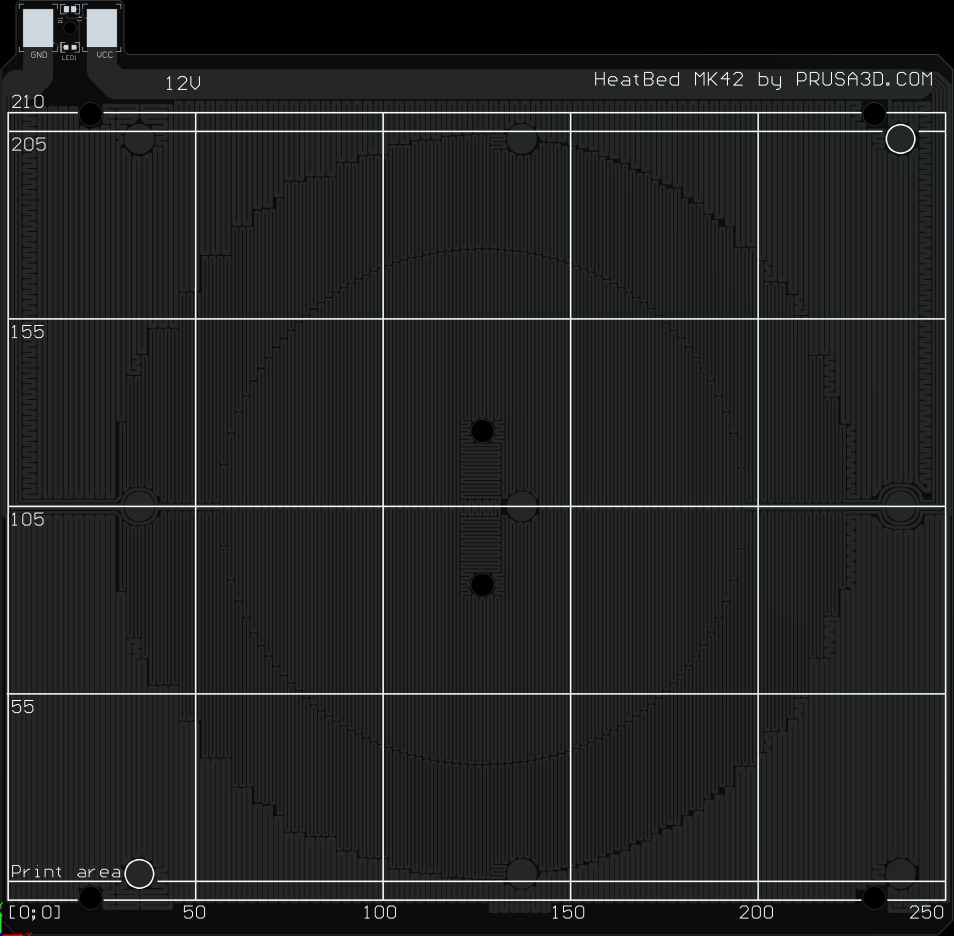
#> input picture mk42_full-pcb.png, 1907 x 1872 px (shown at 1/2 size)
$ python g81-to-heatmap.py
#> lines starting #> are read from the running program, lines starting #| are printed output that depends on the picture
import datetime
import numpy as np
import re
import matplotlib
import matplotlib.image as mpimg

# Tell matplotlib to not worry about DISPLAY
matplotlib.use('Agg')

# Import pyplot as plt for ease of use
import matplotlib.pyplot as plt

# This is the raw G81 output from Pronterface,
# Your regex replace rules below will clean it
# and make it ready for conversion to a list of
# float values.
g81_output_raw = """  0.16417  0.17111  0.17528  0.17667  0.17528  0.17111  0.16417
  0.16213  0.16579  0.16805  0.16889  0.16832  0.16635  0.16296
  0.15991  0.16129  0.16224  0.16278  0.16289  0.16258  0.16185
  0.15750  0.15759  0.15787  0.15833  0.15898  0.15981  0.16083
  0.15491  0.15471  0.15493  0.15556  0.15659  0.15805  0.15991
  0.15213  0.15264  0.15342  0.15444  0.15573  0.15727  0.15907
  0.14917  0.15139  0.15333  0.15500  0.15639  0.15750  0.15833"""

# Define your regex rules here depending on how
# your raw output looks. Ultimately, you want to
# arrive at several lines of comma separated
# float values, so split() works well later.
g81_output_parsed = re.sub(r"^[ ]+", "", g81_output_raw)
g81_output_parsed = re.sub(r"\n[ ]+", "\n", g81_output_parsed)
g81_output_parsed = re.sub(r"[ ]+", ",", g81_output_parsed)

# We're about to convert these strings into floats,
# this list will hold onto those.
g81_list_of_lists = []

# Split our regex corrected output by line, then
# split each line by its commas and convert the
# string values to floats.
for line in g81_output_parsed.splitlines():
    g81_list_of_lists.append([float(i) for i in line.split(",")])

g81_xyz_list_of_lists = []
row_count = 0
col_count = 0
x_size = 250
y_size = 210
x_probe_offset = 23
y_probe_offset = 5
pinda_diameter = 8
left_probe_bed_position = 13.0 + x_probe_offset
right_probe_bed_position = 216.0 + x_probe_offset
back_probe_bed_position = 204.4 + y_probe_offset - pinda_diameter/2
front_probe_bed_position = 8.4 + y_probe_offset - pinda_diameter/2
x_inc = (right_probe_bed_position - left_probe_bed_position) / 6
y_inc = (back_probe_bed_position - front_probe_bed_position) / 6
x_vals = np.zeros(7)
y_vals = np.zeros(7)
z_vals = np.zeros(shape=(7,7))
for col in g81_list_of_lists:
  for val in col:
    x_vals[col_count] = col_count*x_inc + left_probe_bed_position
    y_vals[row_count] = row_count*y_inc + front_probe_bed_position
    z_vals[col_count][row_count] = val
    row_count = row_count + 1
  col_count = col_count + 1
  row_count = 0

# Set figure and gca objects, this will let us
# adjust things about our heatmap image as well
# as adjust axes label locations.
fig = plt.figure(dpi=96, figsize=(12, 9))
ax = plt.gca()

for x in x_vals:
  for y in y_vals:
    plt.plot(x, y, '.', color='k')
for x in [0, 3, 6]:
  for y in [0, 3, 6]:
    plt.plot(x_vals[x], y_vals[y], 'o', color='m')

plt.contourf(x_vals, y_vals[::-1], z_vals, alpha=.5, antialiased=True)
img = mpimg.imread('mk42_full-pcb.png')
#> img is the input picture: shape (1872, 1907, 3) float32; mean R, G, B 0.138, 0.144, 0.145
plt.imshow(img, extent=[x_vals[0]-37, x_vals[6]+14, y_vals[0]-16.4, y_vals[6]+37], interpolation="lanczos")
ax.set_xlim(left=0, right=x_size)
ax.set_ylim(bottom=0, top=y_size)

# Set various options about the graph image before
# we generate it. Things like labeling the axes and
# colorbar, and setting the X axis label/ticks to
# the top to better match the G81 output.
plt.title("Mesh Level: " + datetime.datetime.now().strftime("%Y-%m-%d %H:%M:%S"))
plt.axis('image')
ax.axes.get_xaxis().set_visible(False)
ax.axes.get_yaxis().set_visible(False)
plt.colorbar(label="Bed Variance: " + str(round(z_vals.max() - z_vals.min(), 3)) + "mm")

# Save our graph as an image in the current directory.
fig.savefig('g81_heatmap.png', bbox_inches="tight")
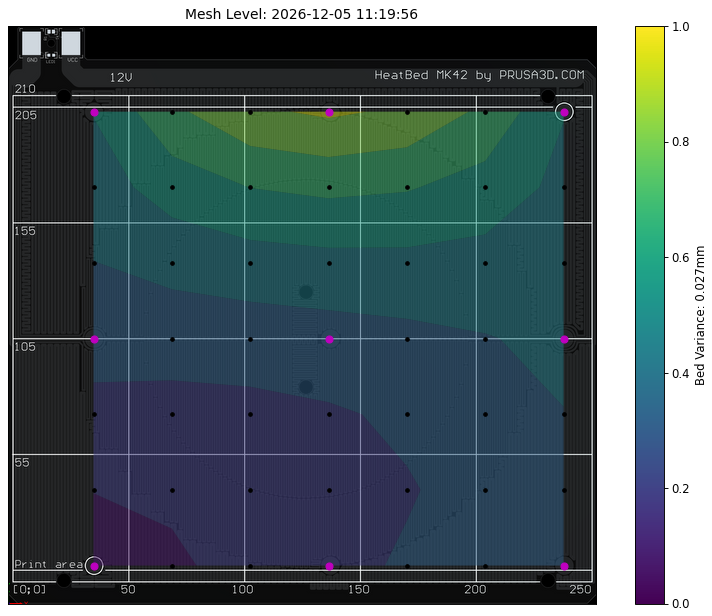
#> figure drawn by matplotlib, 2 panels
